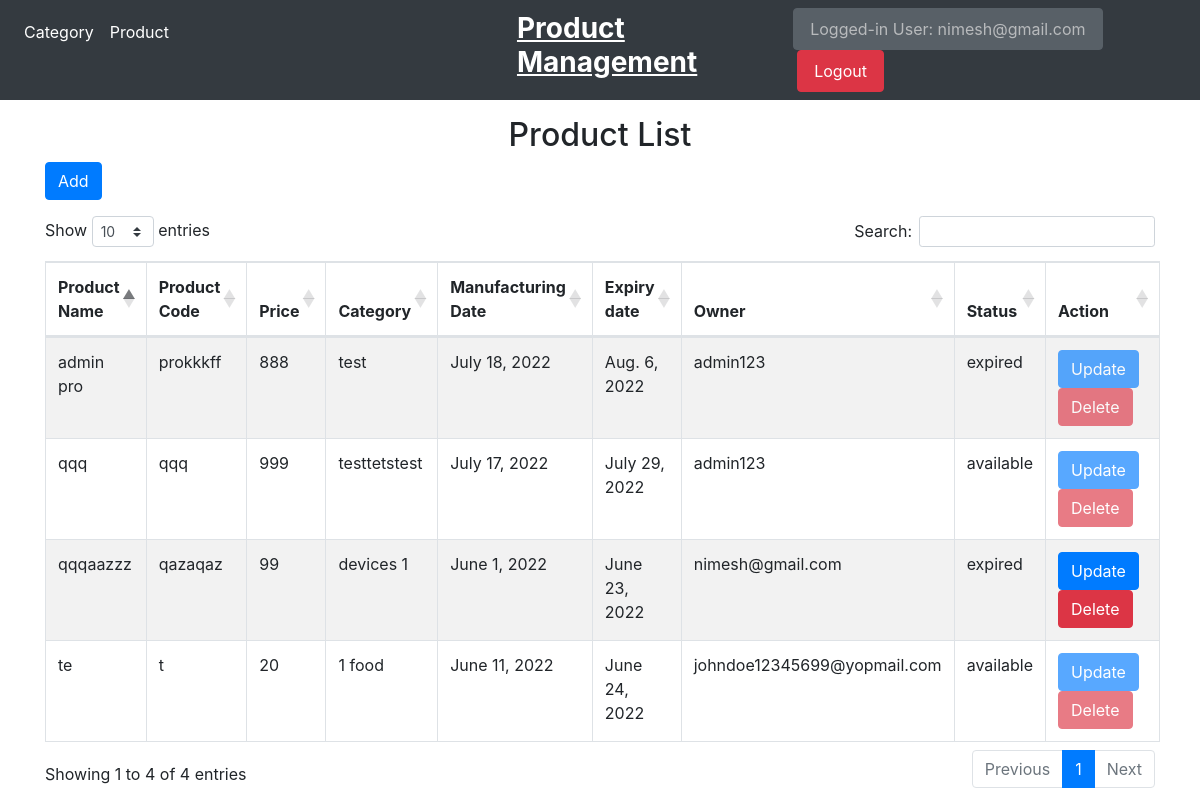
Screenshot of /product_view (signed in) with the database file from the repository.
### product/models.py (models this page shows, shortened)
class Product(models.Model):
    user_id = models.ForeignKey(User, on_delete=models.CASCADE, null=True)
    name = models.CharField(max_length=120, verbose_name="Product Name", unique=True)
    product_code = models.CharField(max_length=10, verbose_name="Product Code")
    price = models.PositiveIntegerField(verbose_name="Price")
    price_updated = models.DateTimeField(blank=True, null=True)
    category_id = models.ForeignKey(Category, verbose_name="Category Name", on_delete=models.CASCADE, null=True)
    manufacturing_date = models.DateField(verbose_name="Manufacturing Date")
    expiry_date = models.DateField(verbose_name="Expiry Date")
    status = models.CharField(choices=STATUS, max_length=50)

class Category(models.Model):
    category_name = models.CharField(max_length=120, unique=True)
    def __str__(self):
        return self.category_name

### product/views.py (the view, shortened to what this page needs)
# urls.py: path('product_view', ProductList.as_view(), name="ProductList"),
class ProductList(ListView, LoginRequiredMixin):
    model = Product
    context_object_name = "data"
    template_name = "product_list_view.html"

### account/views.py (called while the page is built)
    def dispatch(self, request, *args, **kwargs):
        if not self.request.user.is_authenticated:
            return redirect("account:login")
        return super().dispatch(request, *args, **kwargs)

### templates/product_list_view.html (shortened to what this page needs)
{% extends "base.html" %}
{% block body %}
<div class="container">
<h2 class="text-center mt-3">Product List </h2>
<a href="{% url 'product:ProductCreate' %}" class="btn btn-primary mb-3">Add</a>
  <table id="example" class="table table-striped table-bordered" style="width:100%">
    <thead>
        <tr>
                <th>Product Name</th>
                <th>Product Code</th>
                <th>Price</th>
                <th>Category</th>
                <th>Manufacturing Date</th>
                <th>Expiry date</th>
                <th>Owner</th>
                <th>Status</th>
                <th>Action</th>
        </tr>
    </thead>
    <tbody>
        {% for value in data %}
        <tr>
            <td>{{ value.name }}</td>
            <td>{{ value.product_code }}</td>
            <td>{{ value.price }}</td>
            <td>{{ value.category_id }}</td>
            <td>{{ value.manufacturing_date }}</td>
            <td>{{ value.expiry_date }}</td>
            <td>{{ value.user_id }}</td>
            <td>{{ value.status }}</td>
            {% if request.user == value.user_id %}
            <td>
                <a href="{% url 'product:ProductUpdate' value.id %}" class="btn btn-primary mr-2">Update</a>
                <a href="{% url 'product:ProductDelete' value.id %}" class="btn btn-danger mr-2">Delete</a>
            </td>
            {% else %}
            <td>
                <button type="button" class="btn btn-primary mr-2" disabled>Update</button>
                <button type="button" class="btn btn-danger mr-2" disabled>Delete</button>
            </td>
            {% endif %}
        </tr>
        {% endfor %}
    </tbody>
  </table>
</div>
{% endblock %}

### templates/base.html (shortened to what this page needs)
<!DOCTYPE html>
<html lang="en">
<head>
    <link rel="stylesheet" href="https://cdnjs.cloudflare.com/ajax/libs/twitter-bootstrap/4.5.2/css/bootstrap.css">
    <link rel="stylesheet" href="https://cdn.datatables.net/1.11.4/css/dataTables.bootstrap4.min.css">
    <link rel="stylesheet" href="https://cdn.jsdelivr.net/npm/bootstrap@4.6.1/dist/css/bootstrap.min.css">
</head>
<body>
    <nav class="navbar navbar-expand-lg navbar-light bg-dark">
        <div class="collapse navbar-collapse" id="navbarSupportedContent">
            {% if request.user.is_authenticated %}
                  <ul class="navbar-nav mr-auto">
                    <li class="nav-item">
                      <a class="nav-link" style="color:white" href="{% url 'product:CategoryList' %}">Category</a>
                    </li>
                    <li class="nav-item">
                      <a class="nav-link" style="color:white" href="{% url 'product:ProductList' %}">Product</a>
                    </li>
                    <li>
                      <h3 style="color: white; font-weight: bold; margin-left: 340px; text-decoration: underline;">Product Management</h3>
                    </li>
                  </ul>
                  <form class="form-inline my-2 my-lg-0">
                        {% if request.user.is_authenticated %}
                            <button class="nav-link btn btn-secondary" disabled> Logged-in User: {{request.user}}</button>
                        {% endif %}
                      <a class="nav-link btn btn-danger ml-1" style="color:white" href="{% url 'account:logout' %}">Logout</a>
                  </form>
            {% endif %}
        </div>
    </nav>
    {% block body %}{% endblock %}
</body>
</html>

### rows the page displays
Product: name "qqqaazzz", product_code "qazaqaz", price "99", category_id "devices 1", manufacturing_date "June 1, 2022", expiry_date "June 23, 2022", user_id "nimesh@gmail.com", status "expired", shows "Update"
Product: name "te", product_code "t", price "20", category_id "1 food", manufacturing_date "June 11, 2022", expiry_date "June 24, 2022", user_id "johndoe12345699@yopmail.com", status "available", shows "Update"
Product: name "admin pro", product_code "prokkkff", price "888", category_id "test", manufacturing_date "July 18, 2022", expiry_date "Aug. 6, 2022", user_id "admin123", status "expired", shows "Update"
Product: name "qqq", product_code "qqq", price "999", category_id "testtetstest", manufacturing_date "July 17, 2022", expiry_date "July 29, 2022", user_id "admin123", status "available", shows "Update"

### other values shown
{{ request.user }} "nimesh@gmail.com"
